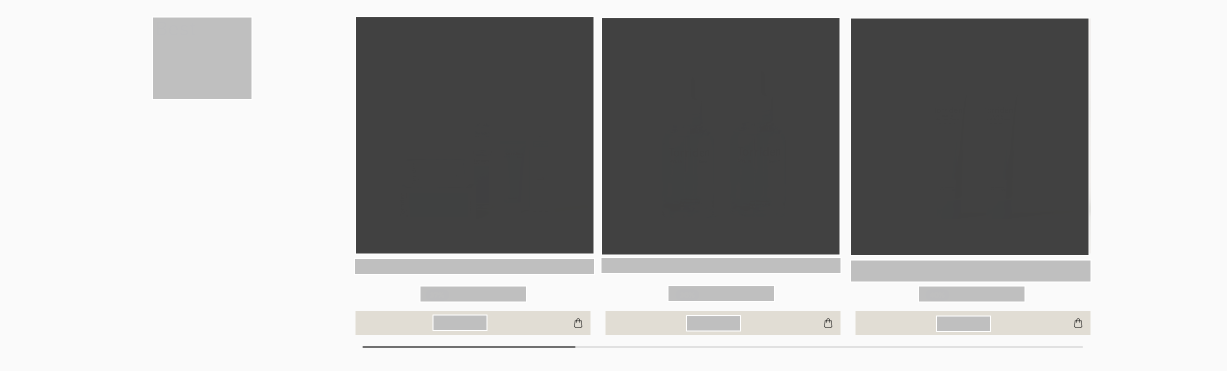
#> input picture similarity_test/images/torriden_3_blocks.png, 2454 x 742 px, found by its file name (shown at 1/2 size)
$ python all_similarity.py
#> lines starting #> are read from the running program, lines starting #| are printed output that depends on the picture; after the words box and inside, x2 and y2 are one past the last pixel; in counts of white or black regions, pixels touching at a corner belong together; long printed decimals are rounded
import cv2
import numpy as np
from skimage import feature
from scipy.spatial import distance
from skimage.metrics import structural_similarity as ssim

image1_path = "vision_ai/similarity_test/images/torriden_3_blocks.png"
image2_path = "vision_ai/similarity_test/images/zgsi_3_blocks.png"

# 이미지 불러오기
image1 = cv2.imread(image1_path)
#> image1 is the input picture: shape (742, 2454, 3); mean B, G, R 176.6, 176.9, 177
image2 = cv2.imread(image2_path)
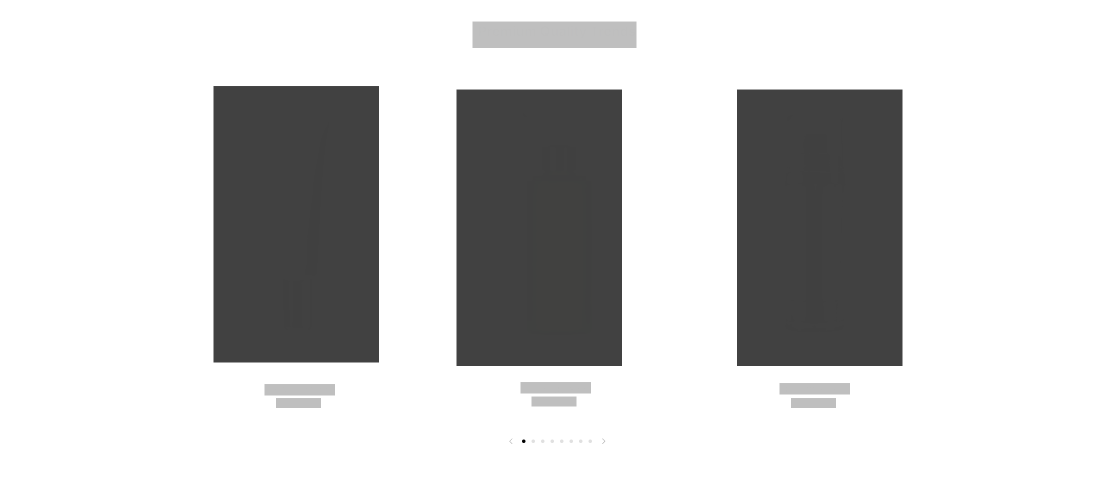
#> input picture similarity_test/images/zgsi_3_blocks.png, 2230 x 972 px, found by its file name (shown at 1/2 size)
#> image2 is the input picture: shape (972, 2230, 3); mean B, G, R 205.9, 205.9, 205.9

print("Before Resizing========================")
print(image1.shape)
#| (742, 2454, 3)
print(image2.shape)
#| (972, 2230, 3)

image1 = cv2.resize(image1, (1920, 1080))
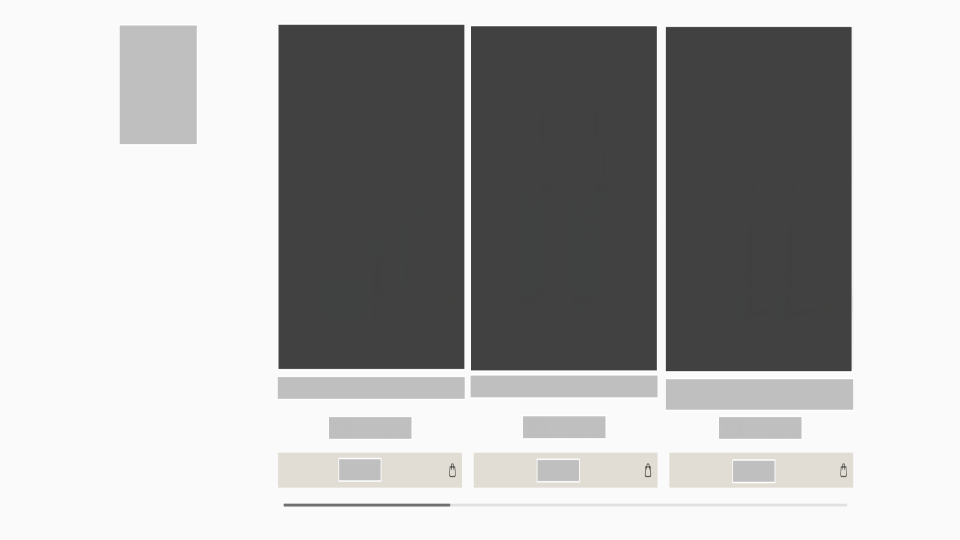
#> image1: shape (1080, 1920, 3) (shown at 1/2 size); mean B, G, R 176.6, 176.9, 177
image2 = cv2.resize(image2, (1920, 1080))
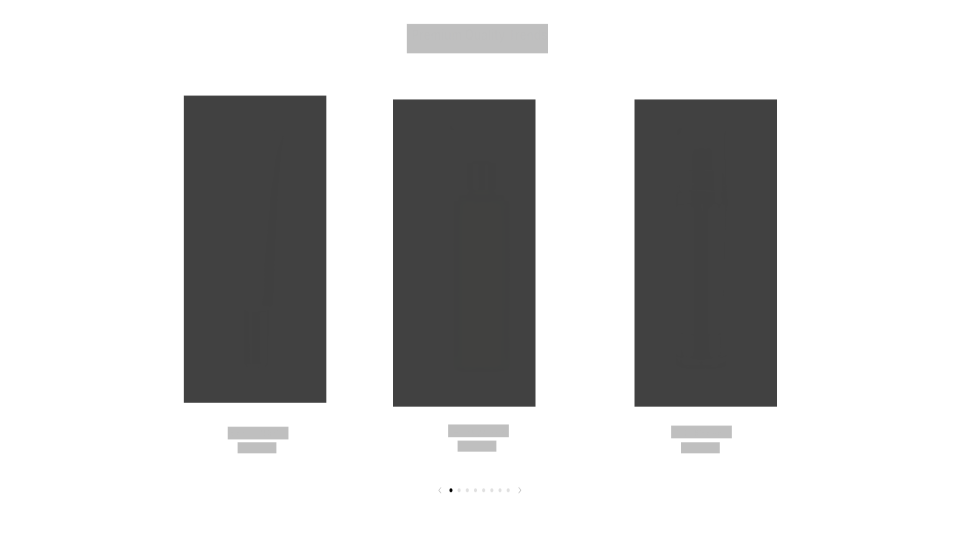
#> image2: shape (1080, 1920, 3) (shown at 1/2 size); mean B, G, R 205.9, 205.9, 205.9

print("After Resizing=========================")
print(image1.shape)
#| (1080, 1920, 3)
print(image2.shape)
#| (1080, 1920, 3)

# 이미지 변환 (grayscale로 변환)
image1_gray = cv2.cvtColor(image1, cv2.COLOR_BGR2GRAY)
image2_gray = cv2.cvtColor(image2, cv2.COLOR_BGR2GRAY)

#===================================================================
#
# SIFT 알고리즘 : 특징점 추출 및 매칭
#
#===================================================================

sift = cv2.SIFT_create()
kp1, des1 = sift.detectAndCompute(image1_gray, None)
#> kp1 = 172 keypoints; strongest (x, y, size): (902, 933, 2), (905, 931, 2), (1296, 931, 2.1), (1689, 933, 2)
kp2, des2 = sift.detectAndCompute(image2_gray, None)
#> kp2 = 82 keypoints; strongest (x, y, size): (902, 980, 4.4), (1418, 352, 213.3), (1418, 662, 214.1), (497, 332, 200.8)
bf = cv2.BFMatcher(cv2.NORM_L2, crossCheck=True)
matches = bf.match(des1, des2)
#> matches = 19 matches

# 매칭 점수 기반 정렬
sorted_matches = sorted(matches, key=lambda x: x.distance)
#> sorted_matches = 19 matches

# SIFT 유사도 계산
sift_similarity = len(sorted_matches) / max(len(kp1), len(kp2))
#> sift_similarity = 0.11

#===================================================================
#
# Jaccard similarity : 공통 픽셀 개수와 합동 픽셀 개수 비교
#
#===================================================================

# 바이너리 마스크 생성
threshold = 128
binary_mask1 = (image1_gray > threshold).astype(np.uint8)
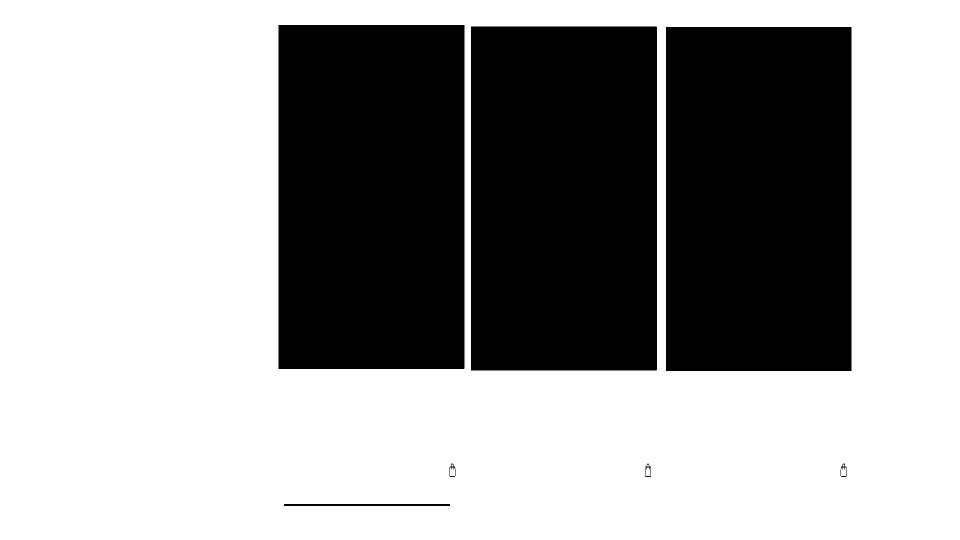
#> binary_mask1: shape (1080, 1920) (shown at 1/2 size); values 0 (black) and 1 (white), 62.9% white; 7 black regions, largest, box (x1, y1, x2, y2) and area: (557, 50, 929, 738) 255935, (942, 53, 1314, 741) 255934, (1332, 54, 1703, 742) 255248
binary_mask2 = (image2_gray > threshold).astype(np.uint8)
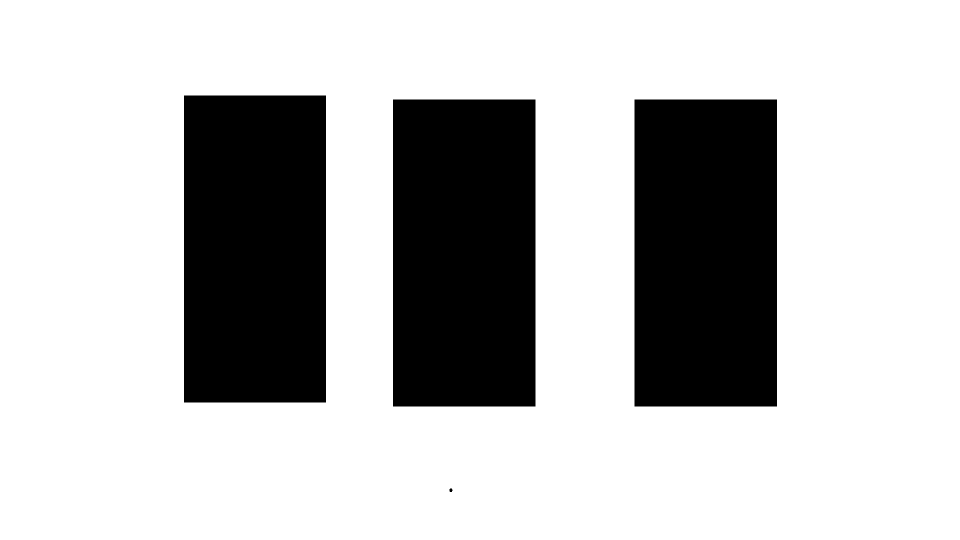
#> binary_mask2: shape (1080, 1920) (shown at 1/2 size); values 0 (black) and 1 (white), 74.7% white; 4 black regions, box (x1, y1, x2, y2) and area: (786, 199, 1071, 813) 174990, (1269, 199, 1554, 813) 174990, (368, 191, 652, 805) 174376, (899, 977, 905, 984) 36

# 공통 픽셀 및 합동 픽셀 개수 계산
common_pixels = np.sum(binary_mask1 & binary_mask2)
#> common_pixels = 1124360
total_pixels = np.sum(binary_mask1 | binary_mask2)
#> total_pixels = 1729706

# Jaccard similarity 계산
jaccard_similarity = common_pixels / total_pixels
#> jaccard_similarity = 0.65


#===================================================================
#
# EMD 알고리즘 : 객체 간 거리 계산
#
#===================================================================

# 없는 라이브러리를 사용하라고 난리..!
# # 객체 좌표값 벡터화
# # object_coords1 = [(x, y) for x, y in feature.censure_fast(image1_gray).keypoints]
# # object_coords2 = [(x, y) for x, y in feature.censure_fast(image2_gray).keypoints]

# # object_coords1 = [(x, y) for x, y in feature.CENSURE(image1_gray).keypoints]
# # object_coords2 = [(x, y) for x, y in feature.CENSURE(image2_gray).keypoints]

# # FAST 특징점 추출기 생성
# fast = cv2.FastFeatureDetector_create()

# # 이미지에서 FAST 특징점 검출
# kp1 = fast.detect(image1_gray, None)
# kp2 = fast.detect(image2_gray, None)

# # 좌표 추출 (FAST 특징점은 x, y 좌표만 가지고 있음)
# object_coords1 = [(x.pt[0], x.pt[1]) for x in kp1]
# object_coords2 = [(x.pt[0], x.pt[1]) for x in kp2]

# # 객체 간 거리 계산
# emd_distance = distance.emd(object_coords1, object_coords2)

# # EMD 유사도 계산
# emd_similarity = 1 - (emd_distance / np.sqrt(len(object_coords1) * len(object_coords2)))


# # ============== skimage를 이용하는 방법 : BruteForceMatcher 같은 언급 안된게 갑자기 들어와서 패스

# # 특징점 추출 및 기술자 계산
# detector = ORB()
# descriptors1, keypoints1 = detector.detect_and_compute(image1_gray)
# descriptors2, keypoints2 = detector.detect_and_compute(image2_gray)
# keypoints1 = detector.detect(image1_gray)
# keypoints2 = detector.detect(image2_gray)

# # 특징점 매칭
# matcher = BruteForceMatcher(crossCheck=True)
# matches = matcher.match(descriptors1, descriptors2)

# # EMD 계산
# distance_matrix = np.zeros((len(keypoints1), len(keypoints2)))
# for i, m in enumerate(matches):
#     distance_matrix[m.query, m.train] = np.linalg.norm(keypoints1[m.query] - keypoints2[m.train])

# emd_distance = emd(distance_matrix)

# ============= SIFT를 이용해서 피처 벡터 추출 후 유클리드 거리 계산
# ============= SIFT 특징 : 국소적인 특징점을 기반으로 비교

def calculate_sift_descriptors(image_resized_n_gray):

    # SIFT 객체 생성
    sift = cv2.SIFT_create()
    # 특징점 및 기술자 검출
    keypoints, descriptors = sift.detectAndCompute(image_resized_n_gray, None)
#> keypoints has the same summary as kp1 outside calculate_sift_descriptors
    return descriptors

# SIFT 기술자 계산
descriptors1 = calculate_sift_descriptors(image1_gray)
descriptors2 = calculate_sift_descriptors(image2_gray)
#> in calculate_sift_descriptors (call 2), `keypoints, descriptors = sift.detectAndCompute(image_resized_n_gray, N..`: keypoints has the same summary as kp2 outside calculate_sift_descriptors

# 평균 기술자 벡터 계산
mean_descriptor1 = np.mean(descriptors1, axis=0)
#> mean_descriptor1 = 128 values, max 111.2 at index 80, min 2.06 at index 125, mean 21.24
mean_descriptor2 = np.mean(descriptors2, axis=0)
#> mean_descriptor2 = 128 values, max 115.7 at index 48, min 1.46 at index 31, mean 21.6

# 유클리드 거리 계산
euclidean_distance_1 = distance.euclidean(mean_descriptor1, mean_descriptor2)
#> euclidean_distance_1 = 120.5


# ============= HOG를 이용해서 피처 벡터 추출 후 유클리드 거리 계산
# ============= HOG 특징 : 경계선과 구조적 정보를 강조하여 비교
# NOTE : HOG 변환하는게 시간이 좀 오래걸림. 성능 비교 시 참고

# from skimage.feature import hog
# import matplotlib.pyplot as plt

# def calculate_hog(image_resized_n_gray):

#     # HOG 계산
#     hog_descriptor, hog_image = hog(image_resized_n_gray, pixels_per_cell=(8, 8), cells_per_block=(2, 2), visualize=True) # 흑백이므로 multichannel argument 불필요
#     return hog_descriptor, hog_image

# # HOG 기술자 계산
# desc1, hog_image1 = calculate_hog(image1_gray)
# desc2, hog_image2 = calculate_hog(image2_gray)

# # 유클리드 거리 계산
# euclidean_distance_2 = distance.euclidean(desc1, desc2)

# # HOG 이미지 시각화
# plt.figure(figsize=(10, 5))

# plt.subplot(1, 2, 1)
# plt.title('HOG Image 1')
# plt.imshow(hog_image1, cmap='gray')

# plt.subplot(1, 2, 2)
# plt.title('HOG Image 2')
# plt.imshow(hog_image2, cmap='gray')

# plt.show()

#===================================================================
#
# SSIM 알고리즘 : 밝기/대조/구조적 유사도 비교
#
#===================================================================
save_path = 'vision_ai/similarity_test/images/'
for_ssim_image1 = cv2.cvtColor(image1, cv2.COLOR_BGR2GRAY)
for_ssim_image2 = cv2.cvtColor(image2, cv2.COLOR_BGR2GRAY)
cv2.imwrite('vision_ai/similarity_test/images/test1.png',for_ssim_image1)
cv2.imwrite('vision_ai/similarity_test/images/test2.png',for_ssim_image2)

(ssim_similarity, diff) = ssim(for_ssim_image1, for_ssim_image2, full=True)
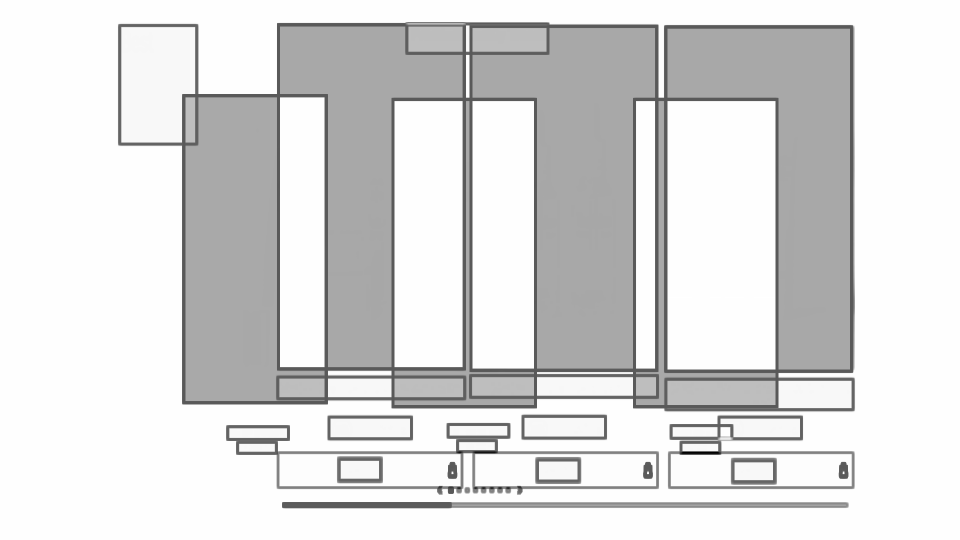
#> diff: shape (1080, 1920) float64 (shown at 1/2 size); min -0.53, max 1, mean 0.791; drawn with min black and max white
#> ssim_similarity = 0.79
diff = (diff * 255).astype("uint8")
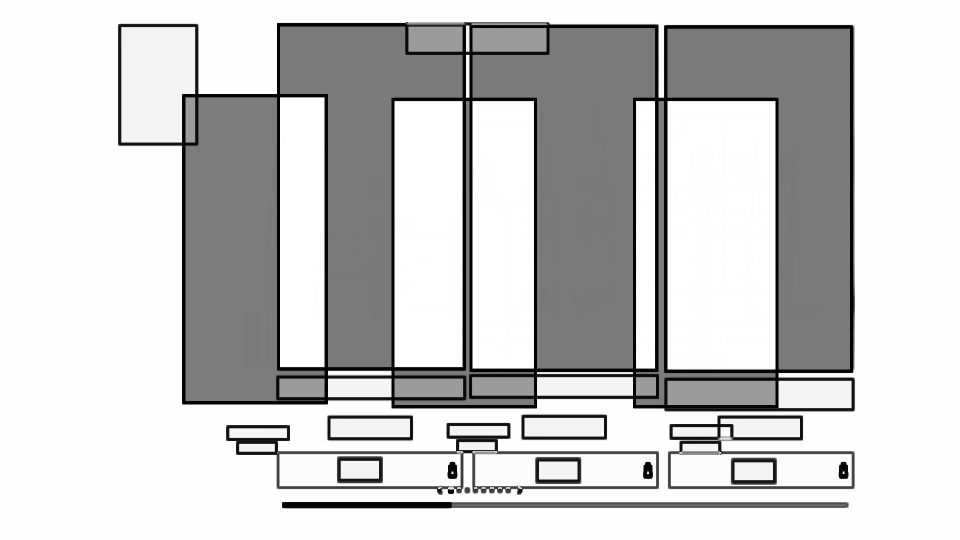
#> diff: shape (1080, 1920) (shown at 1/2 size); min 0, max 255, mean 201.4

# 결과 출력
print("SIFT 유사도:", sift_similarity)
#| SIFT 유사도: 0.1105
print("Jaccard similarity:", jaccard_similarity)
#| Jaccard similarity: 0.65
# print("EMD 유사도:", euclidean_distance)
print(f"Euclidean Distance_by_SIFT: {euclidean_distance_1}")
#| Euclidean Distance_by_SIFT: 120.470
# print(f"Euclidean Distance_by_HOG: {euclidean_distance_2}")
print("SSIM 유사도:", ssim_similarity)   # -1 ~ 1 사이값
#| SSIM 유사도: 0.7896
